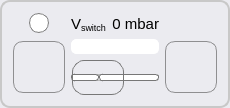
          <widget class="QGroupBox" name="groupBox_switch">
           <property name="sizePolicy">
            <sizepolicy hsizetype="Expanding" vsizetype="Expanding">
             <horstretch>0</horstretch>
             <verstretch>0</verstretch>
            </sizepolicy>
           </property>
           <property name="minimumSize">
            <size>
             <width>150</width>
             <height>50</height>
            </size>
           </property>
           <property name="maximumSize">
            <size>
             <width>16777215</width>
             <height>16777215</height>
            </size>
           </property>
           <property name="styleSheet">
            <string notr="true">QGroupBox { 
     border: 2px solid  rgb(200, 200, 200); ; 
     border-radius: 10px; 
    color: rgb(80, 80, 80);
    background-color: rgb(235, 235, 240);
   /* background-color: rgb(235, 240, 235);*/
 } 

 QPushButton {
     border: 1px solid #8f8f91;
     border-radius: 10px;
     background-color: qlineargradient(x1: 0, y1: 0, x2: 0, y2: 1,
                                       stop: 0 #f6f7fa, stop: 1 #dadbde);
     min-width: 50px;
	 min-height: 50px;
     max-width: 50px;
	 max-height: 50px;
 }


 QPushButton:focus:pressed {
     background-color: qlineargradient(x1: 0, y1: 0, x2: 0, y2: 1,
                                       stop: 0 #F0FFF0, stop: 1 #f6f7fa);
 }

 QPushButton:hover {
     background-color: qlineargradient(x1: 0, y1: 0, x2: 0, y2: 1,
                                       stop: 0 #f6f7fa, stop: 1 #F0FFF0);
 }

QPushButton:disabled{ background-color: #CCCCCC; }

 QPushButton:flat {
     border: none; /* no border for a flat push button */
 }

 QPushButton:default {
     border-color: navy; /* make the default button prominent */
 }</string>
           </property>
           <property name="title">
            <string/>
           </property>
           <layout class="QGridLayout" name="gridLayout_9">
            <property name="topMargin">
             <number>11</number>
            </property>
            <item row="1" column="3" colspan="2">
             <widget class="QProgressBar" name="progressBar_switch">
              <property name="minimumSize">
               <size>
                <width>0</width>
                <height>0</height>
               </size>
              </property>
              <property name="maximumSize">
               <size>
                <width>16777215</width>
                <height>15</height>
               </size>
              </property>
              <property name="font">
               <font>
                <pointsize>10</pointsize>
                <weight>75</weight>
                <bold>true</bold>
               </font>
              </property>
              <property name="toolTip">
               <string>Current vacuum value</string>
              </property>
              <property name="styleSheet">
               <string notr="true">QProgressBar {
border: 1px solid white;
padding: 1px;
color: rgb(255, 255, 255);
border-bottom-right-radius: 5px;
border-bottom-left-radius: 5px;
border-top-right-radius: 5px;
border-top-left-radius: 5px;
text-align:right;
/*margin-right: 25ex;*/
background: QLinearGradient( x1: 0, y1: 0, x2: 1, y2: 0,
stop: 0 #fff,
stop: 0.4 #eee,
stop: 0.7 #ddd,
stop: 1 #eee );
width: 15px;
}

QProgressBar::chunk {
background: QLinearGradient( x1: 0, y1: 0, x2: 1, y2: 0,
stop: 0 #A9D08E,
stop: 0.4 #549635,
stop: 0.7 #148C14,
stop: 1 #006400 );
border-bottom-right-radius: 5px;
border-bottom-left-radius: 5px;
border-top-right-radius: 5px;
border-top-left-radius: 5px;
/*border: 2px solid white;*/
/*width: 1px;*/
}</string>
              </property>
              <property name="minimum">
               <number>0</number>
              </property>
              <property name="maximum">
               <number>300</number>
              </property>
              <property name="value">
               <number>0</number>
              </property>
              <property name="alignment">
               <set>Qt::AlignRight</set>
              </property>
              <property name="textVisible">
               <bool>false</bool>
              </property>
              <property name="invertedAppearance">
               <bool>false</bool>
              </property>
              <property name="format">
               <string notr="true">%v mbar</string>
              </property>
             </widget>
            </item>
            <item row="1" column="5" rowspan="2">
             <widget class="QPushButton" name="pushButton_switchUp">
              <property name="maximumSize">
               <size>
                <width>52</width>
                <height>52</height>
               </size>
              </property>
              <property name="toolTip">
               <string>Fine tuning: single step increment</string>
              </property>
              <property name="styleSheet">
               <string notr="true"/>
              </property>
              <property name="text">
               <string/>
              </property>
              <property name="icon">
               <iconset resource="resources.qrc">
                <normaloff>:/icons/plus.png</normaloff>:/icons/plus.png</iconset>
              </property>
              <property name="iconSize">
               <size>
                <width>35</width>
                <height>35</height>
               </size>
              </property>
              <property name="flat">
               <bool>false</bool>
              </property>
             </widget>
            </item>
            <item row="0" column="1">
             <widget class="QProgressBar" name="progressBar_ledSwitch">
              <property name="minimumSize">
               <size>
                <width>0</width>
                <height>0</height>
               </size>
              </property>
              <property name="maximumSize">
               <size>
                <width>20</width>
                <height>20</height>
               </size>
              </property>
              <property name="font">
               <font>
                <pointsize>10</pointsize>
                <weight>75</weight>
                <bold>true</bold>
               </font>
              </property>
              <property name="toolTip">
               <string>Switch ON/OFF indicator</string>
              </property>
              <property name="styleSheet">
               <string notr="true">QProgressBar {
border: 1px solid grey;
padding: 0px;
color: rgb(255, 255, 255);
border-bottom-right-radius: 10px;
border-bottom-left-radius: 10px;
border-top-right-radius: 10px;
border-top-left-radius: 10px;
text-align:right;
/*margin-right: 25ex;*/
background: QLinearGradient( x1: 0, y1: 0, x2: 1, y2: 0,
stop: 0 #00ff00,
stop: 0.3 #55ff55,
stop: 0.5 #aaffaa,
stop: 1 #ffffff );
width: 15px;
}

QProgressBar::chunk {
background: QLinearGradient( x1: 0, y1: 0, x2: 1, y2: 0,
stop: 0 #ffffff,
stop: 0.5 #ffaaaa,
stop: 0.7 #ff5555,
stop: 1 #ff0000 );
border-bottom-right-radius: 10px;
border-bottom-left-radius: 10px;
border-top-right-radius: 10px;
border-top-left-radius: 10px;
border:0px solid white;
}</string>
              </property>
              <property name="minimum">
               <number>0</number>
              </property>
              <property name="maximum">
               <number>1</number>
              </property>
              <property name="value">
               <number>0</number>
              </property>
              <property name="alignment">
               <set>Qt::AlignRight</set>
              </property>
              <property name="textVisible">
               <bool>false</bool>
              </property>
              <property name="orientation">
               <enum>Qt::Horizontal</enum>
              </property>
              <property name="invertedAppearance">
               <bool>false</bool>
              </property>
              <property name="format">
               <string notr="true">%v mbar</string>
              </property>
             </widget>
            </item>
            <item row="2" column="3" colspan="2">
             <widget class="QSlider" name="horizontalSlider_switch">
              <property name="minimumSize">
               <size>
                <width>0</width>
                <height>35</height>
               </size>
              </property>
              <property name="toolTip">
               <string>Increase/decrease the vacuum switch</string>
              </property>
              <property name="styleSheet">
               <string notr="true">QSlider::groove:horizontal {
border: 1px solid #bbb;
background: white;
height: 5px;
border-radius: 3px;
}

QSlider::sub-page:horizontal {
background: qlineargradient(x1: 0, y1: 0,    x2: 0, y2: 1,
stop: 0 #dafefe,
stop: 1 #331cfe );
background: QLinearGradient( x1: 0, y1: 0, x2: 1, y2: 0,
stop: 0 #A9D08E,
stop: 0.4 #549635,
stop: 0.7 #148C14,
stop: 1 #006400 );
border: 1px solid #777;
height: 5px;
border-radius: 3px;
}

QSlider::add-page:horizontal {
background: #fff;
border: 1px solid #777;
height: 5px;
border-radius: 3px;
}

QSlider::handle:horizontal {
background: qlineargradient(x1:0, y1:0, x2:1, y2:1,
    stop:0 #eee, stop:1 #ccc);
border: 1px solid #777;
width: 50px;
margin-top: -15px;
margin-bottom: -15px;
border-radius: 12px;
}

QSlider::handle:horizontal:hover {
background: qlineargradient(x1:0, y1:0, x2:1, y2:1,
    stop:0 #fff, stop:1 #ddd);
border: 1px solid #444;
border-radius: 4px;
}

QSlider::sub-page:horizontal:disabled {
background: #bbb;
border-color: #999;
}

QSlider::add-page:horizontal:disabled {
background: #eee;
border-color: #999;
}

QSlider::handle:horizontal:disabled {
background: #eee;
border: 1px solid #aaa;
border-radius: 4px;
}</string>
              </property>
              <property name="maximum">
               <number>300</number>
              </property>
              <property name="value">
               <number>0</number>
              </property>
              <property name="orientation">
               <enum>Qt::Horizontal</enum>
              </property>
              <property name="tickPosition">
               <enum>QSlider::TicksBelow</enum>
              </property>
              <property name="tickInterval">
               <number>10</number>
              </property>
             </widget>
            </item>
            <item row="0" column="4">
             <widget class="QLabel" name="label_switchPressure">
              <property name="font">
               <font>
                <pointsize>11</pointsize>
               </font>
              </property>
              <property name="toolTip">
               <string>&lt;html&gt;&lt;head/&gt;&lt;body&gt;&lt;p&gt;&lt;span style=&quot; font-size:11pt;&quot;&gt; current value / set point &lt;/span&gt;&lt;/p&gt;&lt;/body&gt;&lt;/html&gt;</string>
              </property>
              <property name="styleSheet">
               <string notr="true"/>
              </property>
              <property name="text">
               <string>0 mbar</string>
              </property>
              <property name="alignment">
               <set>Qt::AlignBottom|Qt::AlignRight|Qt::AlignTrailing</set>
              </property>
             </widget>
            </item>
            <item row="0" column="3">
             <widget class="QLabel" name="label_switch">
              <property name="font">
               <font>
                <pointsize>11</pointsize>
               </font>
              </property>
              <property name="styleSheet">
               <string notr="true"/>
              </property>
              <property name="text">
               <string notr="true">&lt;html&gt;&lt;head/&gt;&lt;body&gt;&lt;p&gt;V&lt;span style=&quot; vertical-align:sub;&quot;&gt;switch&lt;/span&gt;&lt;/p&gt;&lt;/body&gt;&lt;/html&gt;</string>
              </property>
              <property name="alignment">
               <set>Qt::AlignBottom|Qt::AlignLeading|Qt::AlignLeft</set>
              </property>
             </widget>
            </item>
            <item row="0" column="2">
             <widget class="QWidget" name="widget_5" native="true">
              <property name="maximumSize">
               <size>
                <width>10</width>
                <height>16777215</height>
               </size>
              </property>
             </widget>
            </item>
            <item row="0" column="0">
             <widget class="QWidget" name="widget_6" native="true">
              <property name="maximumSize">
               <size>
                <width>10</width>
                <height>16777215</height>
               </size>
              </property>
             </widget>
            </item>
            <item row="1" column="0" rowspan="2" colspan="3">
             <widget class="QPushButton" name="pushButton_switchDown">
              <property name="maximumSize">
               <size>
                <width>52</width>
                <height>52</height>
               </size>
              </property>
              <property name="toolTip">
               <string>Fine tuning: single step decrement</string>
              </property>
              <property name="styleSheet">
               <string notr="true"/>
              </property>
              <property name="text">
               <string/>
              </property>
              <property name="icon">
               <iconset resource="resources.qrc">
                <normaloff>:/icons/minus.png</normaloff>:/icons/minus.png</iconset>
              </property>
              <property name="iconSize">
               <size>
                <width>35</width>
                <height>35</height>
               </size>
              </property>
              <property name="flat">
               <bool>false</bool>
              </property>
             </widget>
            </item>
           </layout>
          </widget>
